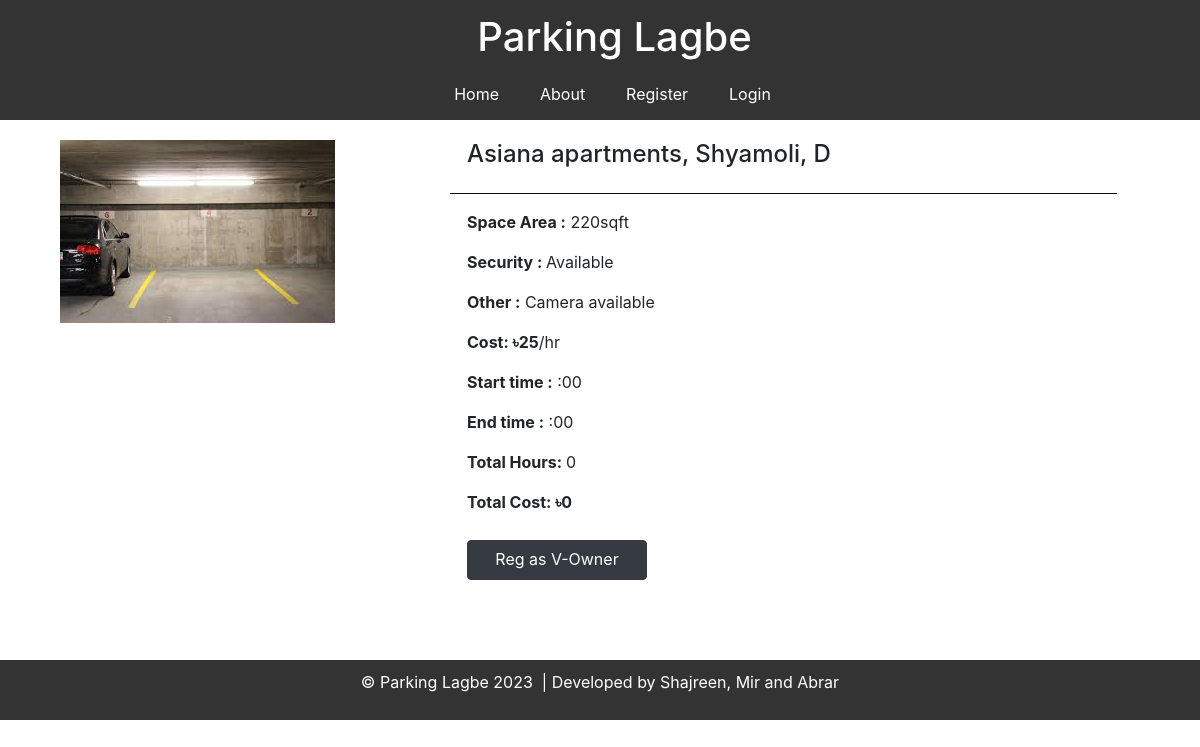
The app's page /PHP/details.php?pid=25 with its own data.
### tables this page shows
CREATE TABLE `parkingspotdetails` (
  `PID` int(11) NOT NULL,
  `UID` int(11) NOT NULL,
  `Plocation` varchar(30) NOT NULL,
  `Pcoordinate` point NOT NULL,
  `Pphoto` text NOT NULL,
  `Psize` varchar(20) NOT NULL,
  `Costhour` float NOT NULL,
  `Security` varchar(40) NOT NULL,
  `Others` varchar(60) NOT NULL
);

### PHP/details.php (the view, shortened to what this page needs)
<?php
require_once "connect.php";
?>
<html lang="en">
  <head>
    <link rel="stylesheet" type="text/css" href="../Css/details.css" />
    <link
      rel="stylesheet"
      href="https://cdn.jsdelivr.net/npm/bootstrap@4.1.3/dist/css/bootstrap.min.css"
    />
  </head>
  <body>
  <?php
  if(isset($_SESSION["username"]) || isset($_COOKIE["username"]))
  {
    if(isset($_SESSION["username"])){
      $user= $_SESSION["username"];
    }
    else if(isset($_COOKIE["username"])){
      $user=$_COOKIE["username"];
    }
    echo '<nav class="navbar navbar-expand-lg navbar-light ">';
    echo '    <a class="navbar-brand" href="home.php">';
    echo '      <h1>Parking Lagbe</h1>';
    echo '    </a>';
    echo '    <button class="navbar-toggler btn-btn-success" type="button" data-toggle="collapse"';
    echo '      data-target="#navbarSupportedContent" aria-controls="navbarSupportedContent" aria-expanded="false"';
    echo '      aria-label="Toggle navigation">';
    echo '      <span class="navbar-toggler-icon"></span>';
    echo '    </button>';
    echo '    <div class="collapse navbar-collapse" id="navbarSupportedContent">';
    echo '      <ul class="navbar-nav">';
    echo '        <li class="nav-item active">';
    echo "          <a class='nav-link' href='userprofile.php'> $user <span class='sr-only'>(current)</span></a>";
    echo '        </li>';
    echo '        <li class="nav-item active">';
    echo '          <a class="nav-link" href="home.php">Home <span class="sr-only">(current)</span></a>';
    echo '        </li>';
    echo '        <li class="nav-item">';
    echo '          <a class="nav-link" href="about.php">About</a>';
    echo '        </li>';
    echo '        <li class="nav-item">';
    echo '          <a class="nav-link" href="logout.php">Logout</a>';
    echo '        </li>';
    echo '      </ul>';
    echo '    </div>';
    echo '  </nav>';
  }
  else{
echo '<nav class="navbar navbar-expand-lg navbar-light ">';
echo '    <a class="navbar-brand" href="home.php">';
echo '      <h1>Parking Lagbe</h1>';
echo '    </a>';
echo '    <div class="collapse navbar-collapse" id="navbarSupportedContent">';
echo '      <ul class="navbar-nav">';
echo '        <li class="nav-item active">';
echo '          <a class="nav-link" href="home.php">Home <span class="sr-only">(current)</span></a>';
echo '        </li>';
echo '        <li class="nav-item">';
echo '          <a class="nav-link" href="about.php">About</a>';
echo '        </li>';
echo '        <li class="nav-item">';
echo '          <a class="nav-link" href="register.php">Register</a>';
echo '        </li>';
echo '        <li class="nav-item">';
echo '          <a class="nav-link" href="login.php">Login</a>';
echo '        </li>';
echo '      </ul>';
echo '    </div>';
echo '  </nav>';
  }
  ?>
    <?php
      $pid=$_GET['pid'];
      $start=$_GET['start'];
      $end=$_GET['end'];
      $sql="SELECT * FROM `parkingspotdetails` WHERE PID='$pid'";
      $result=mysqli_query($conn,$sql);
      $row=mysqli_fetch_assoc($result);
      $location=$row['Plocation'];
      $photo=$row['Pphoto'];
      $size=$row['Psize'];
      $cost=$row['Costhour'];
      $security=$row['Security'];
      $others=$row['Others'];
    ?>
    <?php
      echo '<div class="deets">';
      echo '  <div style="width: 30%">';
      echo '    <img';
      echo "      src='$photo'";
      echo '      class="image1"';
      echo '      alt="Responsive image"';
      echo '    />';
      echo '<div id="map"></div>';
      echo '  </div>';
      echo '  <div style="width: 70%" class="location-flex">';
      echo '    <div>';
      echo "      <h4 class='location'>$location</h4>";
      echo '    </div>';
      echo '    <hr />';
      echo '    <div class="more-deets">';
      echo '      <div>';
      echo "        <p><strong>Space Area :</strong> $size</p>";
      echo '      </div>';
      echo '      <div>';
      echo "        <p><strong>Security : </strong> $security</p>";
      echo '      </div>';
      echo '      <div>';
      echo "        <p><strong>Other :</strong> $others</p>";
      echo '      </div>';
      echo '      <div>';
      echo "        <p><strong>Cost: ৳$cost</strong>/hr</p>";
      echo '      </div>';
      echo '      <div>';
      if($start=="100000" || $start=="200000"){
      $strim=rtrim($start, '0');
      $strim=$strim.'0';
      }else{
        $strim=rtrim($start, '0');
      }
      if($end=="100000" || $end=="200000"){
        $etrim=rtrim($end, '0');
        $etrim=$etrim.'0';
      }
      else{
        $etrim=rtrim($end, '0');
      }
      echo "        <p><strong>Start time :</strong> $strim:00</p>";
      echo '      </div>';
      echo '      <div>';
      echo "        <p><strong>End time :</strong> $etrim:00</p>";
      echo '      </div>';
      echo '      <div>';
      $totalhrs=(int)$etrim-(int)$strim;
      echo "        <p><strong>Total Hours: </strong>$totalhrs</p>";
      echo '      </div>';
      echo '      <div>';
      $totalcost=(int)$totalhrs*(int)$cost;
      echo "        <p><strong>Total Cost: ৳$totalcost</strong></p>";
      echo '      </div>';
      echo '    </div>';
      if(isset($_SESSION['email'])){
        $mail=$_SESSION['email'];
      }
      else if(isset($_COOKIE['email'])){
        $mail=$_COOKIE['email'];
      }
      else{
        $mail="";
      }
      $sql="Select * from `user` where Email='$mail'";
      $result=mysqli_query($conn,$sql);
      $row=mysqli_fetch_assoc($result);
      $vowner=$row['VOwner'];
      if($vowner=="yes"){
        echo "    <div><a href='payment.php?start=$strim&end=$etrim&pid=$pid&cost=$totalcost&hour=$totalhrs'class='btn btn-dark'>Book Spot</a></div>";
      }else{
        echo "    <div><a href='register.php'class='btn btn-dark'>Reg as V-Owner</a></div>";
      }
      echo '  </div>';
      echo '</div>';
      ?>
    <footer class="myfoot">
      <p>
        ©&nbsp;Parking Lagbe 2023 &nbsp;| Developed by Shajreen, Mir and Abrar
      </p>
    </footer>
  </body>
</html>

### Css/details.css (style rules this page uses)
body { margin: 0; padding: 0; min-height: 100vh; display: flex; flex-direction: column; }
.myfoot { background-color: #333; color: white; text-align: center; padding: 10px; position: sticky; bottom: 0; }
nav.navbar.navbar-expand-lg.navbar-light { flex-direction: column; height: 120px; }
li { padding-left: 25px; }
.navbar-brand { margin-left: 45px; }
.navbar-brand h1 { color: white; }
.nav-link { color: rgb(255, 255, 255) !important; }
.navbar { background-color: #333; color: white; }
.image1 { margin-left: 60px; margin-top: 20px; height: auto !important; width: auto !important; }
.deets { display: flex; justify-content: flex-start; }
.location-flex { margin-left: 10px !important; }
.more-deets { margin-left: 100px !important; }
.btn { margin-top: 10px; height: 40px; width: 180px !important; margin-left: 100px !important; }
.location { margin-top: 20px; margin-left: 100px; align-items: flex-start !important; }
.location-flex { display: flex; justify-content: flex-start; flex-direction: column; }
hr { border: 5px; clear: both; width: 80%; background-color: #0e0e01; height: 2px; }
#map { height: 60%; width: 69%; margin-top: 40px; margin-left: 60px; }

### records on screen
parkingspotdetails: Pphoto (picture), Plocation "Asiana apartments, Shyamoli, D", Psize "220sqft", Security "Available", Others "Camera available", Costhour "25", Costhour "0"

### other values on screen
$totalhrs "0"
